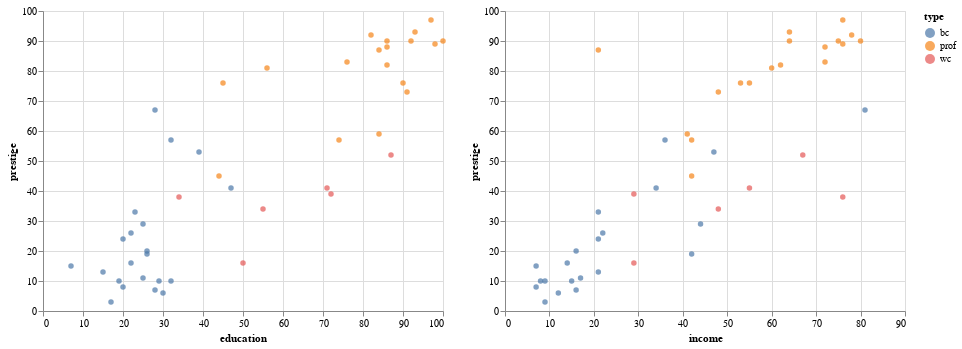

The code cell stored with this chart in its notebook:
### Code cell
# Multiple Plots

education_plot = alt.Chart(df2).mark_circle().encode(x="education", y="prestige", color="type")

income_plot = alt.Chart(df2).mark_circle().encode(x="income",y="prestige",color="type")

education_plot | income_plot

### Figure 1 — Vega-Lite specification as saved in the notebook (floating-point values rounded to 4 significant figures)
{"config": {"view": {"continuousWidth": 400, "continuousHeight": 300}}, "hconcat": [{"mark": "circle", "encoding": {"color": {"field": "type", "type": "nominal"}, "x": {"field": "education", "type": "quantitative"}, "y": {"field": "prestige", "type": "quantitative"}}}, {"mark": "circle", "encoding": {"color": {"field": "type", "type": "nominal"}, "x": {"field": "income", "type": "quantitative"}, "y": {"field": "prestige", "type": "quantitative"}}}], "data": {"name": "data-4f7ef30b90dfc3969a3586b706e0552a"}, "$schema": "https://vega.github.io/schema/vega-lite/v4.17.0.json", "datasets": {"data-4f7ef30b90dfc3969a3586b706e0552a": [{"type": "prof", "income": 62, "education": 86, "prestige": 82}, {"type": "prof", "income": 72, "education": 76, "prestige": 83}, {"type": "prof", "income": 75, "education": 92, "prestige": 90}, {"type": "prof", "income": 55, "education": 90, "prestige": 76}, {"type": "prof", "income": 64, "education": 86, "prestige": 90}, {"type": "prof", "income": 21, "education": 84, "prestige": 87}, {"type": "prof", "income": 64, "education": 93, "prestige": 93}, {"type": "prof", "income": 80, "education": 100, "prestige": 90}, {"type": "wc", "income": 67, "education": 87, "prestige": 52}, {"type": "prof", "income": 72, "education": 86, "prestige": 88}, {"type": "prof", "income": 42, "education": 74, "prestige": 57}, {"type": "prof", "income": 76, "education": 98, "prestige": 89}, {"type": "prof", "income": 76, "education": 97, "prestige": 97}, {"type": "prof", "income": 41, "education": 84, "prestige": 59}, {"type": "prof", "income": 48, "education": 91, "prestige": 73}, {"type": "wc", "income": 76, "education": 34, "prestige": 38}, {"type": "prof", "income": 53, "education": 45, "prestige": 76}, {"type": "prof", "income": 60, "education": 56, "prestige": 81}, {"type": "prof", "income": 42, "education": 44, "prestige": 45}, {"type": "prof", "income": 78, "education": 82, "prestige": 92}, {"type": "wc", "income": 29, "education": 72, "prestige": 39}, {"type": "wc", "income": 48, "education": 55, "prestige": 34}, {"type": "wc", "income": 55, "education": 71, "prestige": 41}, {"type": "wc", "income": 29, "education": 50, "prestige": 16}, {"type": "bc", "income": 21, "education": 23, "prestige": 33}, {"type": "bc", "income": 47, "education": 39, "prestige": 53}, {"type": "bc", "income": 81, "education": 28, "prestige": 67}, {"type": "bc", "income": 36, "education": 32, "prestige": 57}, {"type": "bc", "income": 22, "education": 22, "prestige": 26}, {"type": "bc", "income": 44, "education": 25, "prestige": 29}, {"type": "bc", "income": 15, "education": 29, "prestige": 10}, {"type": "bc", "income": 7, "education": 7, "prestige": 15}, {"type": "bc", "income": 42, "education": 26, "prestige": 19}, {"type": "bc", "income": 9, "education": 19, "prestige": 10}, {"type": "bc", "income": 21, "education": 15, "prestige": 13}, {"type": "bc", "income": 21, "education": 20, "prestige": 24}, {"type": "bc", "income": 16, "education": 26, "prestige": 20}, {"type": "bc", "income": 16, "education": 28, "prestige": 7}, {"type": "bc", "income": 9, "education": 17, "prestige": 3}, {"type": "bc", "income": 14, "education": 22, "prestige": 16}, {"type": "bc", "income": 12, "education": 30, "prestige": 6}, {"type": "bc", "income": 17, "education": 25, "prestige": 11}, {"type": "bc", "income": 7, "education": 20, "prestige": 8}, {"type": "bc", "income": 34, "education": 47, "prestige": 41}, {"type": "bc", "income": 8, "education": 32, "prestige": 10}]}}
